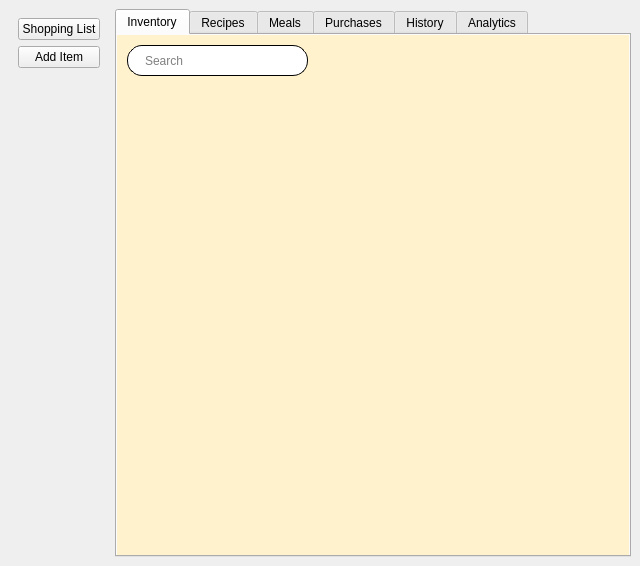
<?xml version="1.0" encoding="UTF-8"?>
<ui version="4.0">
 <class>MainWindow</class>
 <widget class="QMainWindow" name="MainWindow">
  <property name="geometry">
   <rect>
    <x>0</x>
    <y>0</y>
    <width>640</width>
    <height>566</height>
   </rect>
  </property>
  <property name="minimumSize">
   <size>
    <width>640</width>
    <height>480</height>
   </size>
  </property>
  <property name="windowTitle">
   <string>MainWindow</string>
  </property>
  <property name="styleSheet">
   <string notr="true"/>
  </property>
  <widget class="QWidget" name="centralwidget">
   <layout class="QVBoxLayout" name="verticalLayout_2">
    <property name="spacing">
     <number>0</number>
    </property>
    <property name="leftMargin">
     <number>0</number>
    </property>
    <property name="topMargin">
     <number>0</number>
    </property>
    <property name="rightMargin">
     <number>0</number>
    </property>
    <property name="bottomMargin">
     <number>0</number>
    </property>
    <item>
     <layout class="QHBoxLayout" name="layout">
      <property name="spacing">
       <number>6</number>
      </property>
      <property name="leftMargin">
       <number>9</number>
      </property>
      <property name="topMargin">
       <number>9</number>
      </property>
      <property name="rightMargin">
       <number>9</number>
      </property>
      <property name="bottomMargin">
       <number>9</number>
      </property>
      <item alignment="Qt::AlignTop">
       <widget class="QWidget" name="sidebar" native="true">
        <property name="minimumSize">
         <size>
          <width>0</width>
          <height>0</height>
         </size>
        </property>
        <layout class="QVBoxLayout" name="verticalLayout">
         <item>
          <widget class="QPushButton" name="shoppingListButton">
           <property name="text">
            <string>Shopping List</string>
           </property>
          </widget>
         </item>
         <item>
          <widget class="QPushButton" name="addItemButton">
           <property name="text">
            <string>Add Item</string>
           </property>
          </widget>
         </item>
        </layout>
       </widget>
      </item>
      <item>
       <widget class="QTabWidget" name="tabWidget">
        <property name="styleSheet">
         <string notr="true"/>
        </property>
        <property name="currentIndex">
         <number>0</number>
        </property>
        <widget class="QWidget" name="inventoryTab">
         <property name="styleSheet">
          <string notr="true">#inventoryTab {
	background-color: #fff2cc
}</string>
         </property>
         <attribute name="title">
          <string>Inventory</string>
         </attribute>
         <widget class="QLineEdit" name="inventorySearch">
          <property name="geometry">
           <rect>
            <x>10</x>
            <y>10</y>
            <width>181</width>
            <height>31</height>
           </rect>
          </property>
          <property name="cursor">
           <cursorShape>IBeamCursor</cursorShape>
          </property>
          <property name="tabletTracking">
           <bool>false</bool>
          </property>
          <property name="styleSheet">
           <string notr="true">border: 1px solid;
border-radius: 15px;
padding-left: 15px;
padding-right: 15px;</string>
          </property>
          <property name="text">
           <string/>
          </property>
          <property name="placeholderText">
           <string>Search</string>
          </property>
         </widget>
        </widget>
        <widget class="QWidget" name="recipesTab">
         <property name="styleSheet">
          <string notr="true">#recipesTab {
	background-color: #f8cecc
}</string>
         </property>
         <attribute name="title">
          <string>Recipes</string>
         </attribute>
         <widget class="QLineEdit" name="recipeSearch">
          <property name="geometry">
           <rect>
            <x>10</x>
            <y>10</y>
            <width>181</width>
            <height>31</height>
           </rect>
          </property>
          <property name="cursor">
           <cursorShape>IBeamCursor</cursorShape>
          </property>
          <property name="tabletTracking">
           <bool>false</bool>
          </property>
          <property name="styleSheet">
           <string notr="true">border: 1px solid;
border-radius: 15px;
padding-left: 15px;
padding-right: 15px;</string>
          </property>
          <property name="text">
           <string/>
          </property>
          <property name="placeholderText">
           <string>Search</string>
          </property>
         </widget>
        </widget>
        <widget class="QWidget" name="mealsTab">
         <property name="styleSheet">
          <string notr="true">#mealsTab {
	background-color: #d5e8d4
}</string>
         </property>
         <attribute name="title">
          <string>Meals</string>
         </attribute>
         <widget class="QLineEdit" name="mealSearch">
          <property name="geometry">
           <rect>
            <x>10</x>
            <y>10</y>
            <width>181</width>
            <height>31</height>
           </rect>
          </property>
          <property name="cursor">
           <cursorShape>IBeamCursor</cursorShape>
          </property>
          <property name="tabletTracking">
           <bool>false</bool>
          </property>
          <property name="styleSheet">
           <string notr="true">border: 1px solid;
border-radius: 15px;
padding-left: 15px;
padding-right: 15px;</string>
          </property>
          <property name="text">
           <string/>
          </property>
          <property name="placeholderText">
           <string>Search</string>
          </property>
         </widget>
        </widget>
        <widget class="QWidget" name="purchasesTab">
         <property name="styleSheet">
          <string notr="true">#purchasesTab {
	background-color: #e1d5e7
}</string>
         </property>
         <attribute name="title">
          <string>Purchases</string>
         </attribute>
         <widget class="QLineEdit" name="purchaseSearch">
          <property name="geometry">
           <rect>
            <x>10</x>
            <y>10</y>
            <width>181</width>
            <height>31</height>
           </rect>
          </property>
          <property name="cursor">
           <cursorShape>IBeamCursor</cursorShape>
          </property>
          <property name="tabletTracking">
           <bool>false</bool>
          </property>
          <property name="styleSheet">
           <string notr="true">border: 1px solid;
border-radius: 15px;
padding-left: 15px;
padding-right: 15px;</string>
          </property>
          <property name="text">
           <string/>
          </property>
          <property name="placeholderText">
           <string>Search</string>
          </property>
         </widget>
        </widget>
        <widget class="QWidget" name="historyTab">
         <property name="styleSheet">
          <string notr="true">#historyTab {
	background-color: #dae8fc
}</string>
         </property>
         <attribute name="title">
          <string>History</string>
         </attribute>
         <widget class="QLineEdit" name="historySearch">
          <property name="geometry">
           <rect>
            <x>10</x>
            <y>10</y>
            <width>181</width>
            <height>31</height>
           </rect>
          </property>
          <property name="cursor">
           <cursorShape>IBeamCursor</cursorShape>
          </property>
          <property name="tabletTracking">
           <bool>false</bool>
          </property>
          <property name="styleSheet">
           <string notr="true">border: 1px solid;
border-radius: 15px;
padding-left: 15px;
padding-right: 15px;</string>
          </property>
          <property name="text">
           <string/>
          </property>
          <property name="placeholderText">
           <string>Search</string>
          </property>
         </widget>
        </widget>
        <widget class="QWidget" name="analyticsTab">
         <property name="styleSheet">
          <string notr="true"/>
         </property>
         <attribute name="title">
          <string>Analytics</string>
         </attribute>
        </widget>
       </widget>
      </item>
     </layout>
    </item>
   </layout>
  </widget>
 </widget>
 <resources/>
 <connections/>
</ui>
